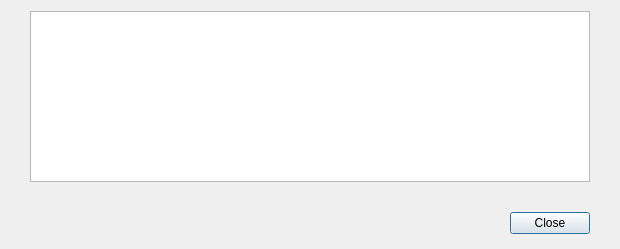
<?xml version="1.0" encoding="UTF-8"?>
<ui version="4.0">
 <class>TransactionDescDialog</class>
 <widget class="QDialog" name="TransactionDescDialog">
  <property name="geometry">
   <rect>
    <x>0</x>
    <y>0</y>
    <width>620</width>
    <height>249</height>
   </rect>
  </property>
  <property name="windowTitle">
   <string notr="true">Transaction details</string>
  </property>
  <layout class="QVBoxLayout" name="verticalLayout">
   <property name="spacing">
    <number>15</number>
   </property>
   <property name="leftMargin">
    <number>0</number>
   </property>
   <property name="rightMargin">
    <number>0</number>
   </property>
   <property name="bottomMargin">
    <number>0</number>
   </property>
   <item>
    <layout class="QHBoxLayout" name="horizontalLayout">
     <property name="leftMargin">
      <number>30</number>
     </property>
     <property name="rightMargin">
      <number>30</number>
     </property>
     <item>
      <widget class="QTextBrowser" name="detailText">
       <property name="toolTip">
        <string>This pane shows a detailed description of the transaction</string>
       </property>
       <property name="readOnly">
        <bool>true</bool>
       </property>
       <property name="textInteractionFlags">
        <set>Qt::LinksAccessibleByMouse|Qt::TextSelectableByMouse</set>
       </property>
       <property name="openExternalLinks">
        <bool>true</bool>
       </property>
      </widget>
     </item>
    </layout>
   </item>
   <item>
    <widget class="QWidget" name="buttonsContainerWhite" native="true">
     <layout class="QHBoxLayout" name="horizontalLayout_2">
      <property name="leftMargin">
       <number>30</number>
      </property>
      <property name="topMargin">
       <number>15</number>
      </property>
      <property name="rightMargin">
       <number>30</number>
      </property>
      <property name="bottomMargin">
       <number>15</number>
      </property>
      <item>
       <widget class="QDialogButtonBox" name="buttonBox">
        <property name="orientation">
         <enum>Qt::Horizontal</enum>
        </property>
        <property name="standardButtons">
         <set>QDialogButtonBox::Close</set>
        </property>
       </widget>
      </item>
     </layout>
    </widget>
   </item>
  </layout>
 </widget>
 <resources/>
 <connections>
  <connection>
   <sender>buttonBox</sender>
   <signal>accepted()</signal>
   <receiver>TransactionDescDialog</receiver>
   <slot>accept()</slot>
   <hints>
    <hint type="sourcelabel">
     <x>20</x>
     <y>20</y>
    </hint>
    <hint type="destinationlabel">
     <x>20</x>
     <y>20</y>
    </hint>
   </hints>
  </connection>
  <connection>
   <sender>buttonBox</sender>
   <signal>rejected()</signal>
   <receiver>TransactionDescDialog</receiver>
   <slot>reject()</slot>
   <hints>
    <hint type="sourcelabel">
     <x>20</x>
     <y>20</y>
    </hint>
    <hint type="destinationlabel">
     <x>20</x>
     <y>20</y>
    </hint>
   </hints>
  </connection>
 </connections>
</ui>
